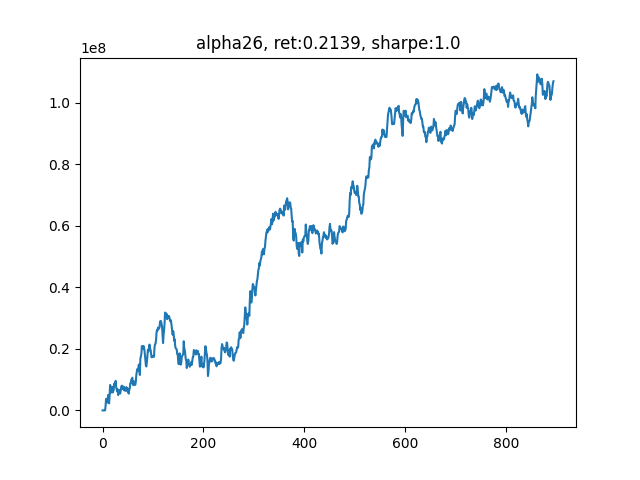

Write Python code to recreate this figure.
'''
v_1.4
alpha101单因子测试
'''

from __future__ import print_function
import logging


import os
import time
import numpy as np
import pandas as pd
import matplotlib.pyplot as plt

import scipy.optimize as sco
from sklearn import preprocessing
from sklearn.linear_model import LinearRegression

import multiprocessing as mp
from concurrent.futures import ProcessPoolExecutor, as_completed



import warnings
warnings.filterwarnings("ignore")



############################ Define our factors ####################################### 
def RSIIndividual(data):
    t = 6                           # 需要6天的历史数据
    close = np.array(data)[:, 5]    # 股票N天的close数据
    delta = np.diff(close)     

    delta = pd.Series(delta)
    up, down = delta.copy(), delta.copy()
    up[up < 0] = 0
    down[down > 0] = 0
    roll_up1 = up.ewm(span=5).mean()                      # 上涨天数的指数移动平均
    roll_down1 = down.abs().ewm(span=5).mean()            # 下跌天数的指数移动平均
    RS1 = roll_up1 / roll_down1
    RSI1 = 100.0 - (100.0 / (1.0 + RS1))

    return -RSI1.iloc[-1]


def SixDayRS(data):
    '''
    六日收益率反转
    '''
    t = 6                           # 需要6天的历史数据
    close = np.array(data)[:, 5]    # 股票N天的close数据    
    return -(close[-1]/close[-t] - 1) 

def MOM(data):
    t = 6                           # 需要6天的历史数据
    close = np.array(data)[:, 5]    # 股票N天的close数据
    delta = np.diff(close)     

    delta = pd.Series(delta)
    up, down = delta.copy(), delta.copy()
    up[up < 0] = 0
    down[down > 0] = 0
    roll_up1 = up.ewm(span=5).mean()                      # 上涨天数的指数移动平均
    roll_down1 = down.abs().ewm(span=5).mean()            # 下跌天数的指数移动平均
    RS1 = roll_up1 / roll_down1
    RSI1 = 100.0 - (100.0 / (1.0 + RS1))

    six_day_rs = -(close[-1]/close[-t] - 1) 

    return (-RSI1.iloc[-1] + six_day_rs)/2

def Size(data):
    '''
    市值（收盘价近似代替）
    '''
    t = 6                                   # 需要6天的历史数据
    close = np.array(data)[:, 5]            # 股票N天的close数据
    size = np.log(close)         # 按行求均值
    size = pd.Series(size)
    size = size.rolling(window=5).mean()

    return -size.iloc[-1]


def VolumePct(data):
    '''
    成交量变化率
    '''
    t = 6                                      # 需要6天的历史数据
    volume = np.array(data)[:, 6]              # 股票N天的volume数据
    
    volume = pd.Series(volume)
    # v_pct = np.abs(volume.pct_change(1))
    v_pct = volume.pct_change(3)
    v_pct = v_pct.rolling(window=5).mean()
    return -v_pct.iloc[-1]

###############################   Alpha 101   ##############################
def Alpha6(data):
    _open = pd.Series(np.array(data)[:, 2])                # 开盘价
    volume = pd.Series(np.array(data)[:, 6])              # 股票N天的volume数据
    alpha6 = _open.rolling(window=10).corr(volume)
    return -1*alpha6.iloc[-1]

def Alpha7(data):
    close = pd.Series(np.array(data)[:, 5])
    amount = pd.Series(np.array(data)[:, 7])              # 股票N天的amount数据
    mean_amount = amount.rolling(window=5).mean().iloc[-1]
    if mean_amount<amount.iloc[-1]:
        delta = close.diff(3).abs().iloc[-10:]
        delta_rank = delta.rank()
        return -1*delta_rank.iloc[-1]*np.sign(delta.iloc[-1])
    else:
        return -1

def Alpha12(data):
    close = pd.Series(np.array(data)[:, 5])
    amount = pd.Series(np.array(data)[:, 7])              # 股票N天的amount数据
    _sign = np.sign(amount.diff(1).iloc[-1])
    delta = close.diff(1)
    return -1*_sign*delta.iloc[-1]

def Alpha23(data):
    high = pd.Series(np.array(data)[:, 3])
    _mean = high.rolling(10).mean()
    _delta = high.diff(2)
    if _mean.iloc[-1]<high.iloc[-1]:
        return -1*_delta.iloc[-1]
    else:
        return 0

def Alpha26(data):
    high = pd.Series(np.array(data)[:, 3])[-10:]
    amount = pd.Series(np.array(data)[:, 7])[-10:]
    high_rank = high.rank()
    amount_rank = amount.rank()
    _corr = amount_rank.rolling(window=5).corr(high_rank)
    res = _corr.rolling(window=3).max()

    return -1*res.iloc[-1]


###############################   并行计算因子   ##############################
def each_task(_key, _array):
    factors = []
    # factors.append(RSIIndividual(_array))
    # factors.append(SixDayRS(_array))
    # factors.append(Size(_array))
    # factors.append(VolumePct(_array))
    factors.append(Alpha26(_array))
    return (_key, factors)

def mp_task(batch, data):
    res = []
    for _key in batch:
        res.append(each_task(_key, data[_key]))
    return res

def _batch(stock_list):
    num_of_stock = len(stock_list)
    batch_size = num_of_stock // os.cpu_count()
    for i in range(0, num_of_stock, batch_size):
        yield stock_list[i: i+batch_size]

###############################   回归法估计因子权重   ##############################
def factor_regression(factors_record, pct_record, i):
    X = factors_record[-(i+2)]
    X[np.isnan(X)] = 0
    Y = pct_record[-i]
    Y[np.isnan(Y)] = 0
    reg = LinearRegression()
    # print("X", X)
    # print("Y", Y)
    reg.fit(X,Y)   
    factor_weight = list(reg.coef_)
    factor_weight.append(reg.intercept_)
    
    return factor_weight

###############################   有效前沿计算个股权重   ##############################
def portfolio_annualised_performance(weights, mean_returns, cov_matrix):
    returns = np.sum(mean_returns*weights ) *252
    std = np.sqrt(np.dot(weights.T, np.dot(cov_matrix, weights))) * np.sqrt(252)
    return std, returns

def neg_sharpe_ratio(weights, mean_returns, cov_matrix, risk_free_rate):
    p_var, p_ret = portfolio_annualised_performance(weights, mean_returns, cov_matrix)
    return -(p_ret - risk_free_rate) / p_var

def max_sharpe_ratio(mean_returns, cov_matrix, risk_free_rate):
    num_assets = len(mean_returns)
    args = (mean_returns, cov_matrix, risk_free_rate)
    constraints = ({'type': 'eq', 'fun': lambda x: np.sum(x) - 1})
    bound = (0.0,1.0)
    bounds = tuple(bound for asset in range(num_assets))
    result = sco.minimize(neg_sharpe_ratio, num_assets*[1./num_assets,], args=args,
                        method='SLSQP', bounds=bounds, constraints=constraints)
    return result

###############################   计算仓位收益率   ##############################
def calculate_pct(all_data, position, my_sequence):

    # t+2 和 t+1 的价差
    delta = all_data[all_data['Date'] == my_sequence+2]['Close'].values - \
            all_data[all_data['Date'] == my_sequence+1]['Close'].values

    profit = position @ delta
    return profit



# 因子或是回归最多利用过去10天的数据
MAX_NUM_RECORD = 10
num_of_holding = 100
leverage = 1
my_sequence = 0        # 当前日期
cur_capital = 5e8          # 初始资金
fee = 1.5e-4           # 手续费率

data = {}               # 储存一段时间的行情
yesterday_close = []    # 记录昨日收盘价，用于计算当日收益率
pct_record = []         # 记录每日收益率
factors_record = []     # 记录每日因子值
factors_weight = []     # 因子加权权重
capital_record = []     # 记录资金变动

file_name = r"./CONTEST_DATA_TEST_100_1.csv"
all_data = pd.read_csv(file_name, 
                    usecols=[0,1,2,3,4,5,6,7], 
                    names=['Date','Instrument','Open','High','Low','Close','Volume','Amount'])


daily_data = all_data[all_data['Date']==my_sequence].values
num_of_stock = daily_data.shape[0]
stock_list = np.arange(num_of_stock)

print(daily_data.shape)

# 每一支股票单独存在字典里
for i in range(num_of_stock):
    data[i] = []
    data[i].append(daily_data[i])

stock_batch = list(_batch(stock_list))
# print(stock_batch)

total_days = 900
mp.set_start_method('fork')

while(my_sequence<total_days-5):
    my_sequence += 1
    all_factors = [[]] * num_of_stock     # 每个股票的所有因子是一行
    
    start =  time.time()
    capital_record.append(cur_capital-5e8)
    print('current day: {}, current capital: {}......\n'.format(my_sequence, cur_capital))

    daily_data = all_data[all_data['Date']==my_sequence].values
    daily_data = daily_data[:, 0:8]
    today_close = daily_data[:, 5]                    # 当日收盘价
    if len(yesterday_close)>0:                        # 从第二天开始算起
        pct = (today_close - yesterday_close)/yesterday_close
        pct_record.append(pct)

    num_of_stock = daily_data.shape[0]
    stock_list = np.arange(num_of_stock)

    print(daily_data.shape)

    # 每一支股票单独存在字典里
    for i in range(num_of_stock):
        data[i].append(daily_data[i])

    use_time = time.time() - start
    print("Time of 🍦: ", round(use_time,2))

    if len(data[0]) >= 7:

        with ProcessPoolExecutor() as executor:
            futures = [executor.submit(mp_task, batch, data) for batch in stock_batch]
            for future in as_completed(futures):
                factors_batch = future.result()
                for i in range(len(factors_batch)):
                    _key, factors = factors_batch[i]
                    # print(_key, factors)
                    all_factors[_key] = factors

        # print(all_factors)
        print(len(all_factors))                                               # N * K

        use_time = time.time() - start
        print("Time of 🍎: ", round(use_time,2))

        all_factors = np.array(all_factors)
        all_factors[np.isnan(all_factors)] = 0                                # 处理空值
        all_factors[np.isinf(all_factors)] = 0                                # 处理无限值
        all_factors = preprocessing.scale(all_factors)              # 按列z-score标准化
        # all_factors = np.hstack(([[1]]*num_of_stock, all_factors))            # 每一行最左侧插入[1]
        factors_record.append(all_factors)                                    # T * N * (K)，储存一段时间的因子值，用于计算因子收益率
        num_of_factor = all_factors.shape[1]
        
        if len(factors_weight) == 0:
            final_factors = np.array(all_factors).mean(axis=1)
        else:
            final_factors = np.hstack((all_factors, [[1]]*num_of_stock)) @ np.array(factors_weight)
        
        use_time = time.time() - start
        print("Time of 🍌: ", round(use_time,2))

        _rank = np.argsort(np.argsort(final_factors))    # 0-499，多因子等权组合之后的排序值
        _pos = np.array([0]*num_of_stock)
        
        _buy_line = num_of_stock-num_of_holding/2
        _sell_line = num_of_holding/2
        _pos[_rank>=_buy_line] = 1
        _pos[_rank<_sell_line] = -1
        
        position = _pos * cur_capital * leverage / num_of_holding / today_close
        position[np.isnan(position)] = 0
        position = position.astype(int)
        print("len of position: ", len(position))
        # print(position)
        daily_profit = calculate_pct(all_data, position, my_sequence)
        cur_capital += daily_profit
        cur_capital *= (1-fee)          # 扣除手续费

        use_time = time.time() - start
        print("Time of 🍊: ", round(use_time,2))

        if len(factors_record) >= 10:
            # 其实只做了8次回归，取平均值
            factors_weight = []
            
            # with ProcessPoolExecutor() as executor:
            #     futures = [executor.submit(factor_regression, factors_record, pct_record, i+1) for i in range(len(factors_record)-2)]
            #     for future in as_completed(futures):
            #         factors_weight.append(future.result())
            
            # factors_weight = np.array(factors_weight).mean(axis=0)
            # factors_weight /= np.sum(factors_weight)

            # print("factors_weight: ", factors_weight)
            # if len(factors_record) >= 20: factors_record.pop(0)

        use_time = time.time() - start
        print("Time of 🍐: ", round(use_time,2))

        # 删除最老的一天的数据
        if len(data[0]) >= 20:
            for i in range(num_of_stock):
                data[i].pop(0)
        
        use_time = time.time() - start
        print("Time of 🍉: ", round(use_time,2))

    # use_time = time.time() - start
    # print("Time of posting position: %s", use_time)
    # time.sleep(0.1)
    
    yesterday_close = today_close

total_return = round(capital_record[-1]/5e8, 4)
daily_pct = pd.Series(capital_record)+5e8
daily_pct = daily_pct.pct_change()
sharpe = daily_pct.mean() / daily_pct.std() * np.sqrt(252)
sharpe = np.round(sharpe)

_name = 'alpha26'
plt.figure()
plt.plot(capital_record)
_title = "{}, ret:{}, sharpe:{}".format(_name, total_return, sharpe)
plt.title(_title)
plt.savefig('backtest_{}.png'.format(_name))

factors_record = np.array(factors_record)[:,:,0]
pd.DataFrame(factors_record).to_csv('factors_{}.csv'.format(_name))
